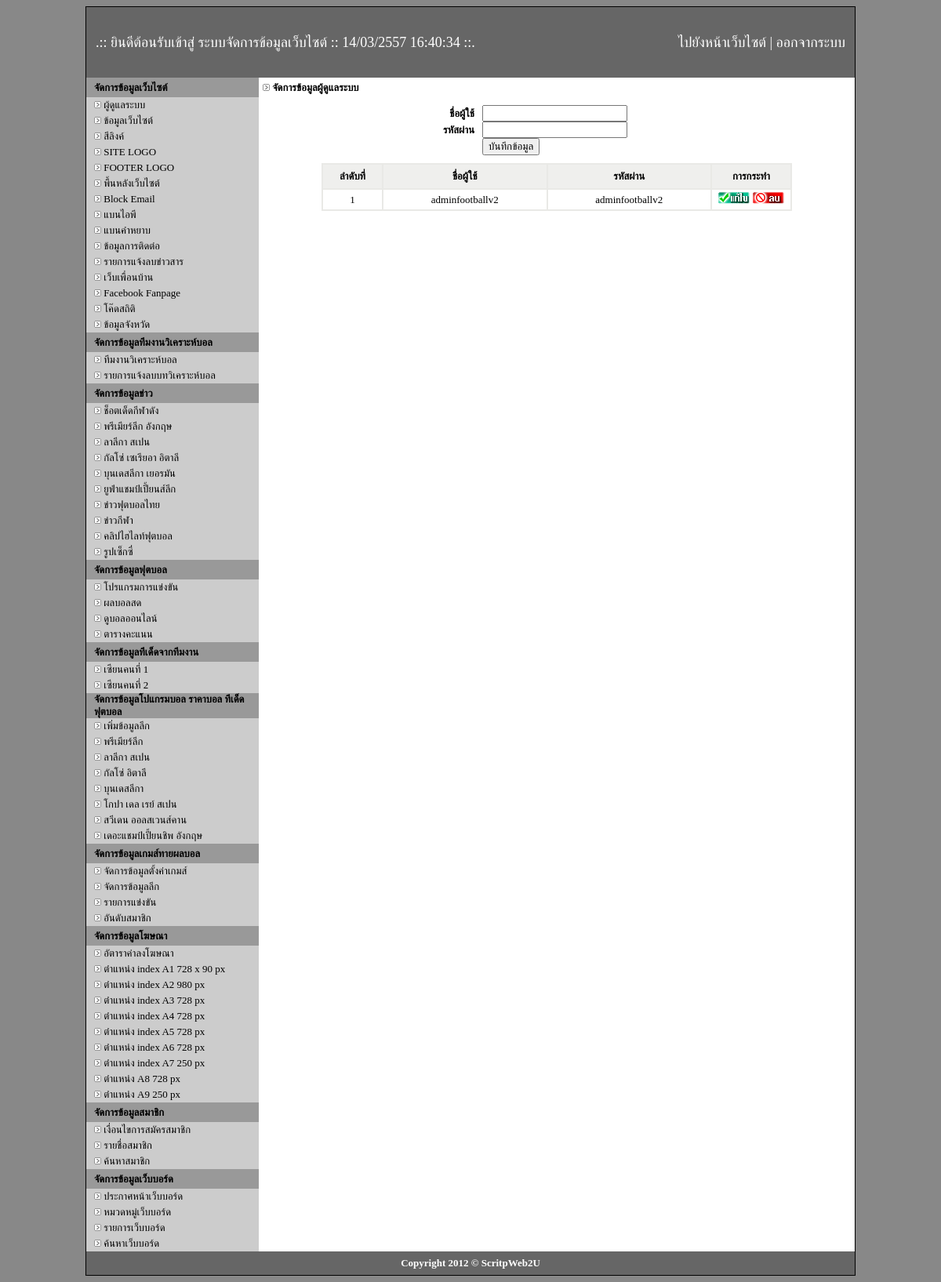
The app's page /admin/admin.php (signed in) with its own data.
### tables this page shows
CREATE TABLE `category` (
  `id` int(2) NOT NULL auto_increment,
  `cate_name` varchar(255) NOT NULL,
  `title` text NOT NULL,
  `description` text NOT NULL,
  `keyword` text NOT NULL,
  PRIMARY KEY  (`id`)
);

CREATE TABLE `football` (
  `id` int(2) NOT NULL auto_increment,
  `name` varchar(255) NOT NULL,
  `title` text NOT NULL,
  `description` text NOT NULL,
  `keyword` text NOT NULL,
  `code` text NOT NULL,
  PRIMARY KEY  (`id`)
);

CREATE TABLE `zean_name` (
  `id` int(2) NOT NULL auto_increment,
  `name` varchar(100) NOT NULL,
  PRIMARY KEY  (`id`)
);

CREATE TABLE `league` (
  `id` int(2) NOT NULL auto_increment,
  `league` varchar(255) NOT NULL,
  `icon` varchar(100) NOT NULL,
  PRIMARY KEY  (`id`)
);

### admin/menu.php (the view, shortened to what the rows shown need)
<table width="220" border="0" align="center" cellpadding="0" cellspacing="0">
  <tr>
    <td><table width="220" border="0" align="center" cellpadding="0" cellspacing="0">
      <?
$stab="select id, cate_name from category order by id asc";
$retab=mysql_query($stab) or die("ERROR $stab");
while($rtab=mysql_fetch_row($retab)){
?>
      <tr>
        <td height="20"><table width="200" border="0" align="center" cellpadding="0" cellspacing="0">
            <tr>
              <td align="left"><font size="2"><img src="../img/icon_bullet_arrow_small.gif" width="9" height="9" /> <a href="all-main-category.php?cate_id=<?=$rtab[0];?>">
                <?=$rtab[1];?>
              </a></font></td>
            </tr>
        </table></td>
      </tr>
      <? } ?>
    </table></td>
  </tr>
  <tr>
    <td><table width="220" border="0" align="center" cellpadding="0" cellspacing="0">
        <tr>
          <td height="20"><table width="200" border="0" align="center" cellpadding="0" cellspacing="0">
<?
$sball="select id, name from football order by id asc";
$reball=mysql_query($sball) or die("ERROR $sball");
while($rball=mysql_fetch_row($reball)){
?>
              <tr>
                <td height="20" align="left"><font size="2"><img src="../img/icon_bullet_arrow_small.gif" width="9" height="9" /> <a href="football.php?id=<?=$rball[0];?>">
                  <?=$rball[1];?>
                </a></font></td>
              </tr>
<? } ?>
          </table></td>
        </tr>
      </table></td>
  </tr>
  <tr>
    <td><table width="220" border="0" align="center" cellpadding="0" cellspacing="0">
      <tr>
        <td height="20"><table width="200" border="0" align="center" cellpadding="0" cellspacing="0">
<?
$szean="select * from zean_name order by id asc";
$rezean=mysql_query($szean) or die("ERROR $szean");
while($rzean=mysql_fetch_row($rezean)){
?>
          <tr>
            <td height="20" align="left"><font size="2"><img src="../img/icon_bullet_arrow_small.gif" width="9" height="9" /> <a href="tded-zean.php?zean_id=<?=$rzean[0];?>"><?=$rzean[1];?></a></font></td>
          </tr>
          <? } ?>
        </table></td>
      </tr>
    </table></td>
  </tr>
  <tr>
    <td><table width="220" border="0" align="center" cellpadding="0" cellspacing="0">
      <?
$ssco="select id, league from league order by id asc";
$resco=mysql_query($ssco) or die("ERROR $ssco");
while($rsco=mysql_fetch_row($resco)){
?>
      <tr>
        <td height="20"><table width="200" border="0" align="center" cellpadding="0" cellspacing="0">
          <tr>
            <td align="left"><font size="2"><img src="../img/icon_bullet_arrow_small.gif" width="9" height="9" /> <a href="t-ded.php?l_id=<?=$rsco[0];?>">
              <?=$rsco[1];?>
            </a></font></td>
          </tr>
        </table></td>
      </tr>
      <? } ?>
    </table></td>
  </tr>
</table>

### admin/admin.php (shortened to what the rows shown need)
<!DOCTYPE html PUBLIC "-//W3C//DTD XHTML 1.0 Transitional//EN" "http://www.w3.org/TR/xhtml1/DTD/xhtml1-transitional.dtd">
<html xmlns="http://www.w3.org/1999/xhtml">
<head>
</head>
<body>
<table width="980" border="0" align="center" cellpadding="0" cellspacing="1" bgcolor="#000000">
  <tr>
    <td><table width="980" border="0" align="center" cellpadding="0" cellspacing="0">
      <tr>
        <td bgcolor="#CCCCCC"><table width="980" border="0" align="center" cellpadding="0" cellspacing="0">
            <tr>
              <td width="220" align="center" valign="top"><? include "menu.php"; ?></td>
              <td width="760" align="center" valign="top" bgcolor="#FFFFFF"><table width="750" border="0" align="center" cellpadding="0" cellspacing="0">
                  <tr>
                    <td><table width="600" border="0" align="center" cellpadding="0" cellspacing="0">
                      <tr>
                        <td>
                            <table width="600" border="1" align="center" cellpadding="0" cellspacing="0" bordercolor="#E9E9E6">
<?
$s="SELECT * FROM `admin`";
$re=mysql_query($s) or die("ERROR $s");
$x=1;
while($r=mysql_fetch_row($re)){
?>
                              <tr>
                                <td width="75" height="25" align="center" valign="middle"><font size="2">
                                  <?=$x;?>
                                </font> </td>
                                <td height="25" align="center" valign="middle"><font size="2">
                                  <?=$r[1];?>
                                </font> </td>
                                <td height="25" align="center" valign="middle"><font size="2">
                                  <?=$r[2];?>
                                </font> </td>
                                <td width="100" height="25" align="center" valign="middle"><font size="2"><a href="edit-admin.php?id=<?=$r[0];?>"><img src="images/edit.gif" width="40" height="15" border="0" /> </a><a href="del-admin.php?id=<?=$r[0];?>" onclick="javascript:if(!confirm('ท่านต้องการลบข้อมูลจริงหรือไม่')){return false;}"> <img src="images/del.gif" width="40" height="15" border="0" /></a> </font> </td>
                              </tr>
                              <? $x++;} ?>
                          </table></td>
                      </tr>
                    </table></td>
                  </tr>
                </table></td>
            </tr>
        </table></td>
      </tr>
    </table></td>
  </tr>
</table>
</body>
</html>

### records on screen
category: cate_name "ช็อตเด็ดกีฬาดัง"
category: cate_name "พรีเมียร์ลีก อังกฤษ"
category: cate_name "ลาลีกา สเปน"
category: cate_name "กัลโซ่ เซเรียอา อิตาลี"
category: cate_name "บุนเดสลีกา เยอรมัน"
category: cate_name "ยูฟ่าแชมป์เปี้ยนส์ลีก"
category: cate_name "ข่าวฟุตบอลไทย"
category: cate_name "ข่าวกีฬา"
category: cate_name "คลิปไฮไลท์ฟุตบอล"
category: cate_name "รูปเซ็กซี่"
football: name "โปรแกรมการแข่งขัน"
football: name "ผลบอลสด"
football: name "ดูบอลออนไลน์"
football: name "ตารางคะแนน"
zean_name: name "เซียนคนที่ 1"
zean_name: name "เซียนคนที่ 2"
league: league "พรีเมียร์ลีก"
league: league "ลาลีกา สเปน"
league: league "กัลโซ่ อิตาลี"
league: league "บุนเดสลีกา"
league: league "โกปา เดล เรย์ สเปน"
league: league "สวีเดน ออลสเวนส์คาน"
league: league "เดอะแชมป์เปี้ยนชิพ อังกฤษ"

### other values on screen
$r[1] "adminfootballv2"
$r[2] "adminfootballv2"
